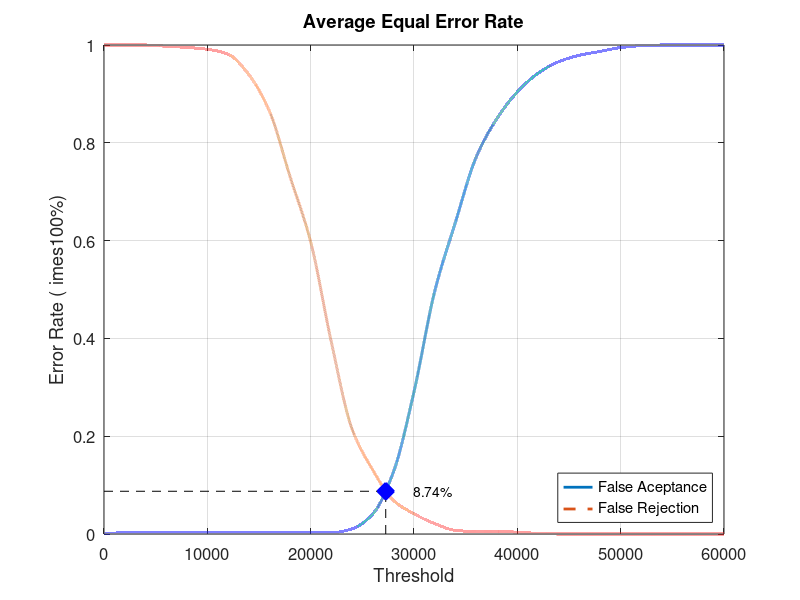
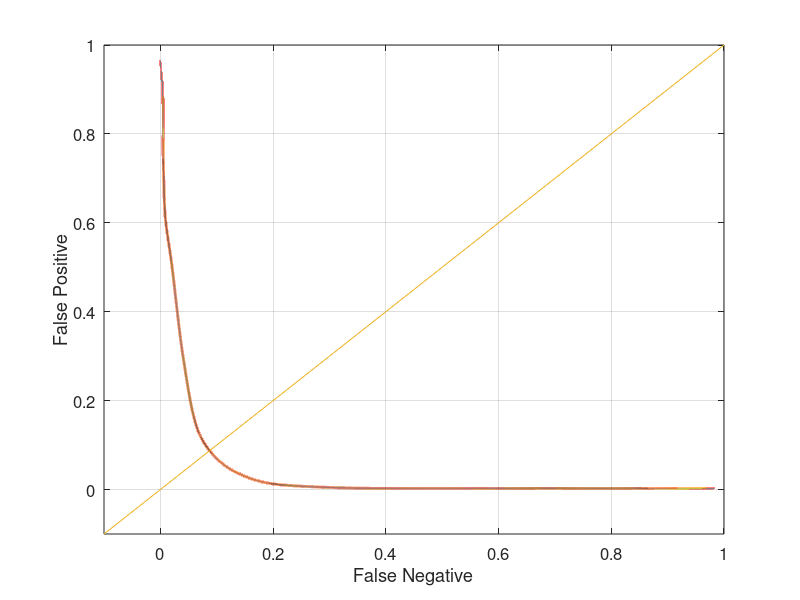

Write MATLAB code to recreate these figures, in order.
close all;
clear;
clc;
x = 0:2000:60000;
xq = 0:0.5:60000;

y0 = [0 0.00263158 0.00263158 0.00263158 0.00263158 0.00263158 0.00263158 0.00263158 0.00263158 0.00263158 0.00263158 0.00263158 0.0105263 0.0407895 0.126316 0.290789 0.496053 0.636842 0.769737 0.848684 0.903947 0.942105 0.965789 0.978947 0.986842 0.994737 0.998684 1 1 1 1]
yy0 = interp1(x, y0, xq, 'pchip');
y1 = [1 1 1 0.9975 0.995 0.99125 0.98125 0.94 0.865 0.73125 0.5975 0.3925 0.215 0.13125 0.06875 0.04125 0.02125 0.0075 0.005 0.005 0.00375 0.00125 0 0 0 0 0 0 0 0 0]
yy1 = interp1(x, y1, xq, 'pchip');

% Calculating EER: 
y2 = abs(y0 - y1);
find(y2 == min(y2))
yy2 = abs(yy0 - yy1);
xEER = find(yy2 == min(yy2));
xEERIndex = xq(xEER) % X-axis EER
yEER = yy0(xEER) % Y-axis EER

main = figure
plot(xq, yy0,'-','LineWidth', 2);	hold on
plot(xq, yy1,'--','LineWidth', 2);	hold on
plot([xEERIndex xEERIndex], [0 yEER], 'k--');	hold on
plot([0 xEERIndex], [yEER yEER], 'k--');	hold on
plot(xEERIndex, yEER, 'bx', 'LineWidth', 10);	hold on
text(xEERIndex + 10 * xEERIndex / 100, yEER, [num2str(round((10000 * yEER)) / 100) '%'])
legend('False Aceptance', 'False Rejection', 'Location', 'SouthEast')
xlabel('Threshold')
ylabel('Error Rate (	imes100%)')
title('Average Equal Error Rate')
set(gca, 'FontSize', 12)
axis([0 60000 0 1])
grid on

print(main, 'Experiment5AverageMain', '-dpng');
FNRxFPR = figure('Color', [1 1 1]);
plot(yy1, yy0, '-', yy1, yy0, 'LineWidth', 2);
hold on
y = -0.1:0.1:1
plot(y, y); 
set(gca, 'FontSize', 12)
xlabel('False Negative')
ylabel('False Positive')
axis([-0.1 1 -0.1 1])
set(gca, 'FontSize', 12)
grid on

print(FNRxFPR, 'Experiment5AverageFNRxFPR','-dpng');
